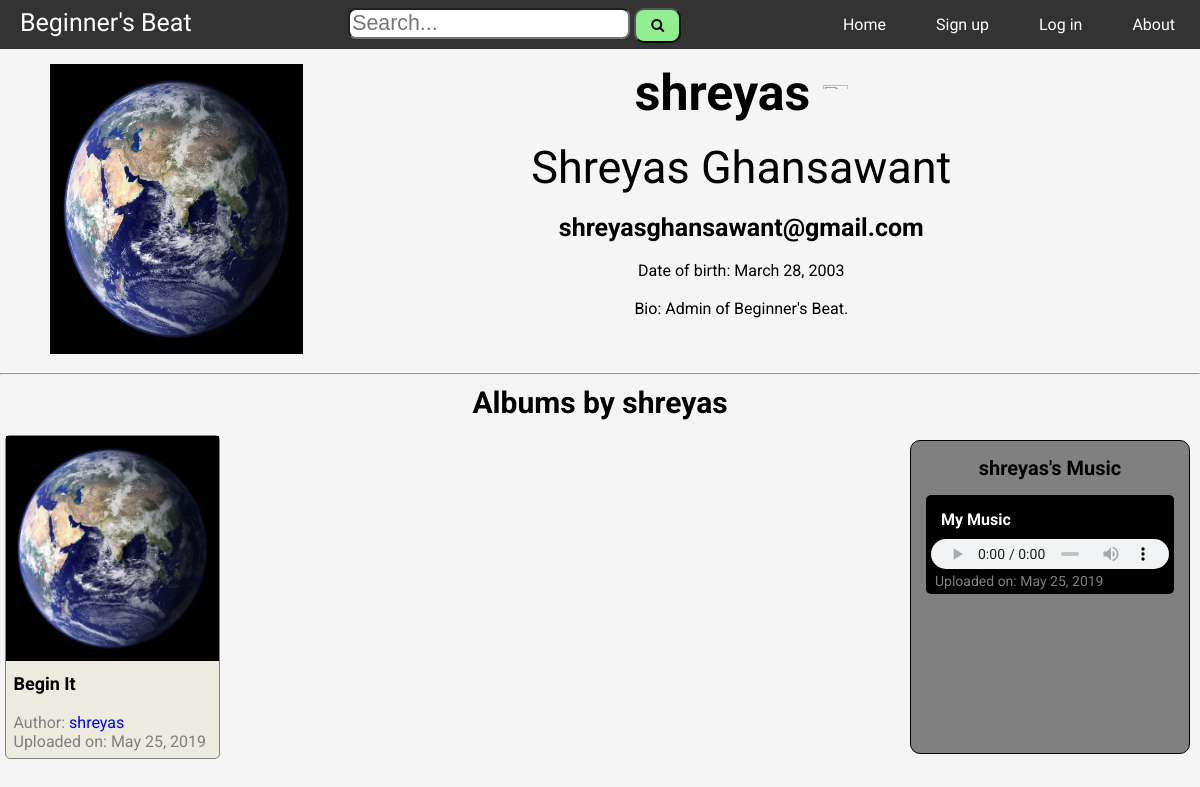
Screenshot of /profile/profile_id=1/ with the database file from the repository.
### beat/models.py (models this page shows, shortened)
class Profile(models.Model):
    dp = models.ImageField(upload_to='profile_pictures/', default="profile_pictures/no_dp.png", validators=[FileExtensionValidator(allowed_extensions=['jpg', 'png', 'jpeg'])])
    dob = models.DateField(default=timezone.now)
    bio = models.CharField(max_length=100, default="No bio")
    user = models.OneToOneField(User, on_delete=models.CASCADE)

class Album(models.Model):
    title = models.CharField(max_length=40)
    description = models.TextField(default="No Description...")
    cover_dp = models.ImageField(upload_to='album_cover_pictures/', default="album_cover_pictures/no_cover_dp.png", validators=[FileExtensionValidator(allowed_extensions=['jpg', 'png', 'jpeg'])])
    date = models.DateField(auto_now_add=True)
    time = models.TimeField(auto_now_add=True)
    author = models.ForeignKey(User, on_delete=models.CASCADE)

class Music(models.Model):
    title = models.CharField(max_length=75)
    description = models.TextField(default="No Description...")
    file = models.FileField(upload_to='music/', validators=[FileExtensionValidator(allowed_extensions=['mp3', 'ogg', 'wav'])])
    date = models.DateField(auto_now_add=True)
    time = models.TimeField(auto_now_add=True)
    author = models.ForeignKey(User, on_delete=models.CASCADE)
    album = models.ForeignKey(Album, on_delete=models.CASCADE)

### beat/views.py (the view)
# urls.py: path('profile/profile_id=<int:user_id>/', views.profile, name="profile"),
def profile(request, user_id):
    p_user = get_object_or_404(User, pk=user_id)
    if p_user == request.user:
        return redirect('beat:my-profile')
    albums = Album.objects.filter(author=p_user).order_by('-date', '-time')
    musics = Music.objects.filter(author=p_user)
    return render(request, 'beat/profile.html', {
        'p_user': p_user,
        'albums': albums,
        'musics': musics,
    })

### beat/templates/beat/profile.html (shortened to what this page needs)
{% include "beat/base.html" %}
{% load static %}
<link rel="stylesheet" href="{% static "beat/index.css" %}">
<link rel="stylesheet" href="{% static 'beat/profile.css' %}">
{% block body %}
<div class="main-div">
  <div class="p-div">
    <img src="{{ p_user.profile.dp.url }}" id="dp" oncontextmenu="return false;">
  </div>
  <div class="i-div">
    <h3 id="name-it">{{ p_user.username }}
      {% if p_user.is_superuser %}
        <span title="Admin of Beginner's Beat">
          <img src="https://img.icons8.com/color/48/000000/verified-account.png" height="25px" width="25px">
        </span>
      {% endif %}
    </h3>
    <br>
    <span id="fn">{{ p_user.first_name|capfirst }} {{ p_user.last_name|capfirst }}</span>
    <br>
    <br>
    <strong id="mailit">{{ p_user.email }}</strong>
    <br>
    <br>
    Date of birth: {{ p_user.profile.dob }}
    <br>
    <br class="br-m">
    <div id="bioit-pro">Bio: {{ p_user.profile.bio }}</div>
  </div>
</div>
<hr>
<h3 id="at">Albums by {{ p_user.username }}</h3>
<div class="pro-file">
  <div class="main-body-2-pro">
    {% for album in albums %}
      <div class="c-it">
        <a href="{% url 'beat:detail' album.id %}">
          <img src="{{ album.cover_dp.url }}" id="cover_dp_pro" oncontextmenu="return false;">
          <div id="ta-pro">
            <h4>{{ album.title }}</h4><br>
            Author: <a href="{% url 'beat:profile' album.author.id %}" id="lfa">{{ album.author }}</a>
            <br>
            Uploaded on: {{ album.date }}
          </div>
        </a>
      </div>
    {% endfor %}
  </div>
  <div class="main-body-3">
    <h3>{{ p_user.username }}'s Music</h3>
    {% for music in musics %}
      <div class="main-music">
        <div id="music-t"><strong><span title="{{ music.title }}">{{ music.title|truncatechars:50 }}</span></strong></div>
        <audio controls id="music-a" controlsList="nodownload">
          <source src="{{ music.file.url }}">
        </audio>
        <div id="music-dt">
          Uploaded on: {{ music.date }}
        </div>
      </div>
    {% endfor %}
  </div>
</div>
{% endblock body %}

### beat/static/beat/base.css (style rules this page uses)
* { margin: 0px; }
body { font-family: 'Roboto', sans-serif; }

### beat/static/beat/index.css (style rules this page uses)
body { background-color: #F5F5F5; }
#cover_dp_pro { height: 225px; width: 100%; }
.main-body-2-pro { display: grid; grid-template-columns: 25% 25% 25% 25%; grid-template-rows: auto minmax(0px, 1fr); }
.c-it { margin: 5px; border: solid grey 0.5px; background-color: #EDEAE0; border-radius: 5px; color: grey; }
.c-it a { color: grey; text-decoration: none; }
h4 { color: black; word-wrap: break-word; }
#lfa { color: blue; word-wrap: break-word; }
#ta-pro { padding: 7.5px; }
#ta-pro h4 { font-size: 18px; }
.main-body-3 { float: right; overflow-y: auto; max-height: 650px; position: sticky; top: 0; margin: 10px; background-color: grey; border: solid black 1px; border-radius: 10px; }
.main-body-3 h3 { margin: 15px; text-align: center; font-size: 20px; }
.main-music { background: black; color: white; margin: 15px; border-radius: 5px; padding: 5px; }
#music-t { padding: 10px; font-size: 16px; word-wrap: break-word; }
#music-a { width: 100%; height: 30px; }
#music-dt { color: grey; padding: 0px 4px; font-size: 14px; }

### beat/static/beat/profile.css (style rules this page uses)
body { background-color: #F5F5F5; }
.main-div { margin: 0px 35px; display: grid; grid-template-columns: 25% 75%; }
.p-div { margin: 15px; }
#dp { width: 100%; height: 290px; //border-radius: 2.5px; }
#name-it { font-size: 50px; word-wrap: break-word; }
#fn { font-size: 45px; }
.i-div { text-align: center; margin: 15px; }
#at { text-align: center; font-size: 30px; margin: 10px; }
#mailit { font-size: 25px; word-wrap: break-word; }
.pro-file { display: grid; grid-template-columns: 75% 25%; grid-auto-rows: auto; }

### rows the page displays
Album: cover_dp (picture), title "Begin It", author "shreyas", date "May 25, 2019"
Music: title "My Music", date "May 25, 2019"

### other values shown
{{ p_user.username }} "shreyas"
{{ p_user.first_name|capfirst }} "Shreyas"
{{ p_user.last_name|capfirst }} "Ghansawant"
{{ p_user.email }} "shreyasghansawant@gmail.com"
{{ p_user.profile.dob }} "March 28, 2003"
{{ p_user.profile.bio }} "Admin of Beginner's Beat."
